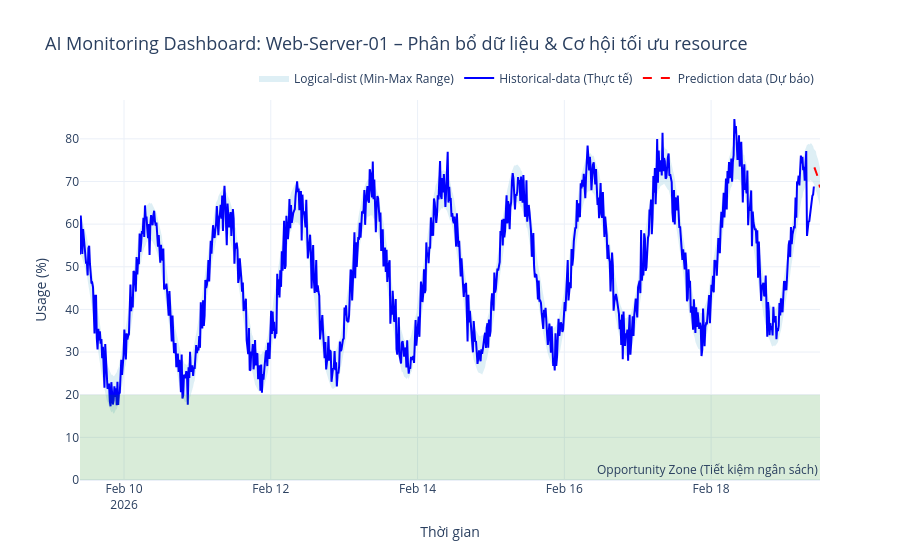
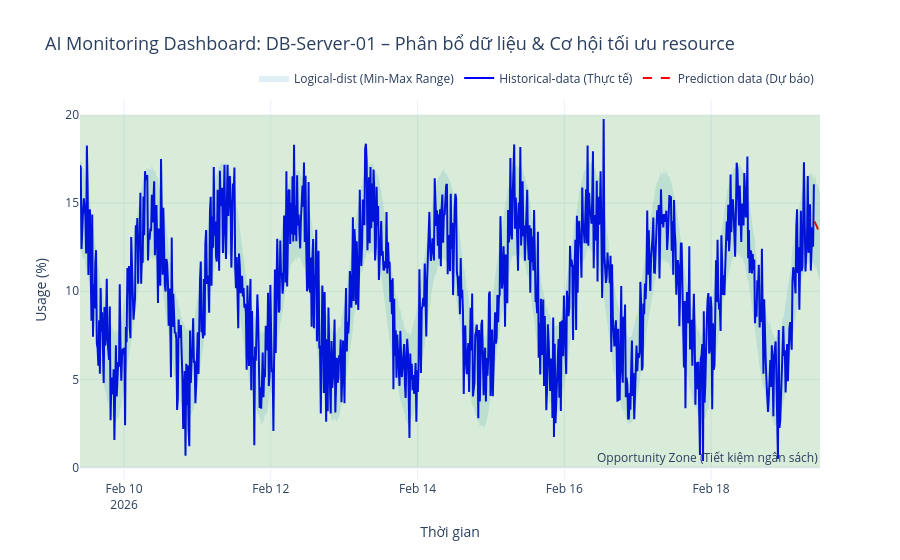

The cell these charts' notebook holds for them, in order:
### Markdown cell above
## Block 4: Interactive Dashboard (4 Data Layers)
Trực quan hóa 4 lớp dữ liệu bằng Plotly cho mỗi server:
- **Historical Line** (đường liền nét xanh): Dữ liệu thực tế đã thu thập.
- **Prediction Trend** (đường nét đứt đỏ): Xu hướng tài nguyên dự báo tương lai.
- **Logical Distribution** (vùng tô xanh nhạt): Khoảng Min-Max (confidence interval) của Prophet.
- **Opportunity Zone** (vùng tô xanh lá): Vùng sử dụng thấp (<20%) dùng để nhận diện & tính toán tiết kiệm chi phí.

### Code cell
import plotly.graph_objects as go

# --- Tạo dashboard 4 lớp dữ liệu cho mỗi server ---
for instance_id in all_instances:
    df_target = df[df['instance_id'] == instance_id].sort_values('timestamp')

    # Chuẩn bị dữ liệu Prophet cho instance này
    df_target['minutes'] = (df_target['timestamp'] - df_target['timestamp'].min()).dt.total_seconds() / 60
    df_prophet = df_target[['timestamp', 'value']].rename(columns={'timestamp': 'ds', 'value': 'y'})
    m_dash = Prophet(daily_seasonality=True, weekly_seasonality=True)
    m_dash.fit(df_prophet)
    future_dash = m_dash.make_future_dataframe(periods=12, freq='10min')
    forecast_dash = m_dash.predict(future_dash)
    prediction_dash = forecast_dash[forecast_dash['ds'] > df_target['timestamp'].max()]

    fig = go.Figure()

    # 1. Logical Distribution: Min-Max (Khoảng tin cậy Prophet)
    fig.add_trace(go.Scatter(
        x=list(forecast_dash['ds']) + list(forecast_dash['ds'].iloc[::-1]),
        y=list(forecast_dash['yhat_upper']) + list(forecast_dash['yhat_lower'].iloc[::-1]),
        fill='toself',
        fillcolor='rgba(173, 216, 230, 0.4)',
        line=dict(color='rgba(255,255,255,0)'),
        name='Logical-dist (Min-Max Range)',
        hoverinfo='skip'
    ))

    # 2. Historical Line: Dữ liệu thực tế
    fig.add_trace(go.Scatter(
        x=df_target['timestamp'],
        y=df_target['value'],
        mode='lines',
        name='Historical-data (Thực tế)',
        line=dict(color='blue', width=2, dash='solid')
    ))

    # 3. Prediction Trend: Dữ liệu dự báo

    fig.add_trace(go.Scatter(
        x=prediction_dash['ds'],
        y=prediction_dash['yhat'],
        mode='lines',
        name='Prediction data (Dự báo)',
        line=dict(color='red', width=2, dash='dash')
    ))

    # 4. Opportunity Zone: Vùng cơ hội tiết kiệm (<20%)
    fig.add_hrect(
        y0=0, y1=20,
        line_width=0, fillcolor='green', opacity=0.15,
        annotation_text='Opportunity Zone (Tiết kiệm ngân sách)',
        annotation_position='bottom right',
    )

    fig.update_layout(
        title=f'AI Monitoring Dashboard: {instance_id} – Phân bổ dữ liệu & Cơ hội tối ưu resource',
        title_font_size=18,
        xaxis_title='Thời gian',
        yaxis_title='Usage (%)',
        hovermode='x unified',
        template='plotly_white',
        legend=dict(orientation='h', yanchor='bottom', y=1.02, xanchor='right', x=1)
    )

    fig.show()

### Figure 1 — Plotly figure (JSON) as saved in the notebook; plotly's stock layout.template omitted (floating-point values rounded to 4 significant figures; data arrays with more than 128 entries replaced by an {"elided": "..."} marker saying what was removed)
{"data": [{"fill": "toself", "fillcolor": "rgba(173, 216, 230, 0.4)", "hoverinfo": "skip", "line": {"color": "rgba(255,255,255,0)"}, "name": "Logical-dist (Min-Max Range)", "type": "scatter", "x": {"elided": "1946 str values"}, "y": {"elided": "1946 float values"}}, {"line": {"color": "blue", "dash": "solid", "width": 2}, "mode": "lines", "name": "Historical-data (Thực tế)", "type": "scatter", "x": {"elided": "961 str values"}, "y": {"elided": "961 float values"}}, {"line": {"color": "red", "dash": "dash", "width": 2}, "mode": "lines", "name": "Prediction data (Dự báo)", "type": "scatter", "x": ["2026-02-19T09:46:23.781389", "2026-02-19T09:56:23.781389", "2026-02-19T10:06:23.781389", "2026-02-19T10:16:23.781389", "2026-02-19T10:26:23.781389", "2026-02-19T10:36:23.781389", "2026-02-19T10:46:23.781389", "2026-02-19T10:56:23.781389", "2026-02-19T11:06:23.781389", "2026-02-19T11:16:23.781389", "2026-02-19T11:26:23.781389", "2026-02-19T11:36:23.781389"], "y": [73.32, 73.04, 72.73, 72.4, 72.03, 71.63, 71.21, 70.75, 70.26, 69.74, 69.19, 68.6]}], "layout": {"annotations": [{"showarrow": false, "text": "Opportunity Zone (Tiết kiệm ngân sách)", "x": 1, "xanchor": "right", "xref": "x domain", "y": 0, "yanchor": "bottom", "yref": "y"}], "hovermode": "x unified", "legend": {"orientation": "h", "x": 1, "xanchor": "right", "y": 1.02, "yanchor": "bottom"}, "shapes": [{"fillcolor": "green", "line": {"width": 0}, "opacity": 0.15, "type": "rect", "x0": 0, "x1": 1, "xref": "x domain", "y0": 0, "y1": 20, "yref": "y"}], "title": {"font": {"size": 18}, "text": "AI Monitoring Dashboard: Web-Server-01 – Phân bổ dữ liệu & Cơ hội tối ưu resource"}, "xaxis": {"title": {"text": "Thời gian"}}, "yaxis": {"title": {"text": "Usage (%)"}}}}

### Figure 2 — Plotly figure (JSON) as saved in the notebook; plotly's stock layout.template omitted (floating-point values rounded to 4 significant figures; data arrays with more than 128 entries replaced by an {"elided": "..."} marker saying what was removed)
{"data": [{"fill": "toself", "fillcolor": "rgba(173, 216, 230, 0.4)", "hoverinfo": "skip", "line": {"color": "rgba(255,255,255,0)"}, "name": "Logical-dist (Min-Max Range)", "type": "scatter", "x": {"elided": "1946 str values"}, "y": {"elided": "1946 float values"}}, {"line": {"color": "blue", "dash": "solid", "width": 2}, "mode": "lines", "name": "Historical-data (Thực tế)", "type": "scatter", "x": {"elided": "961 str values"}, "y": {"elided": "961 float values"}}, {"line": {"color": "red", "dash": "dash", "width": 2}, "mode": "lines", "name": "Prediction data (Dự báo)", "type": "scatter", "x": ["2026-02-19T09:46:23.781389", "2026-02-19T09:56:23.781389", "2026-02-19T10:06:23.781389", "2026-02-19T10:16:23.781389", "2026-02-19T10:26:23.781389", "2026-02-19T10:36:23.781389", "2026-02-19T10:46:23.781389", "2026-02-19T10:56:23.781389", "2026-02-19T11:06:23.781389", "2026-02-19T11:16:23.781389", "2026-02-19T11:26:23.781389", "2026-02-19T11:36:23.781389"], "y": [13.97, 13.92, 13.87, 13.81, 13.74, 13.67, 13.59, 13.5, 13.4, 13.3, 13.18, 13.06]}], "layout": {"annotations": [{"showarrow": false, "text": "Opportunity Zone (Tiết kiệm ngân sách)", "x": 1, "xanchor": "right", "xref": "x domain", "y": 0, "yanchor": "bottom", "yref": "y"}], "hovermode": "x unified", "legend": {"orientation": "h", "x": 1, "xanchor": "right", "y": 1.02, "yanchor": "bottom"}, "shapes": [{"fillcolor": "green", "line": {"width": 0}, "opacity": 0.15, "type": "rect", "x0": 0, "x1": 1, "xref": "x domain", "y0": 0, "y1": 20, "yref": "y"}], "title": {"font": {"size": 18}, "text": "AI Monitoring Dashboard: DB-Server-01 – Phân bổ dữ liệu & Cơ hội tối ưu resource"}, "xaxis": {"title": {"text": "Thời gian"}}, "yaxis": {"title": {"text": "Usage (%)"}}}}
